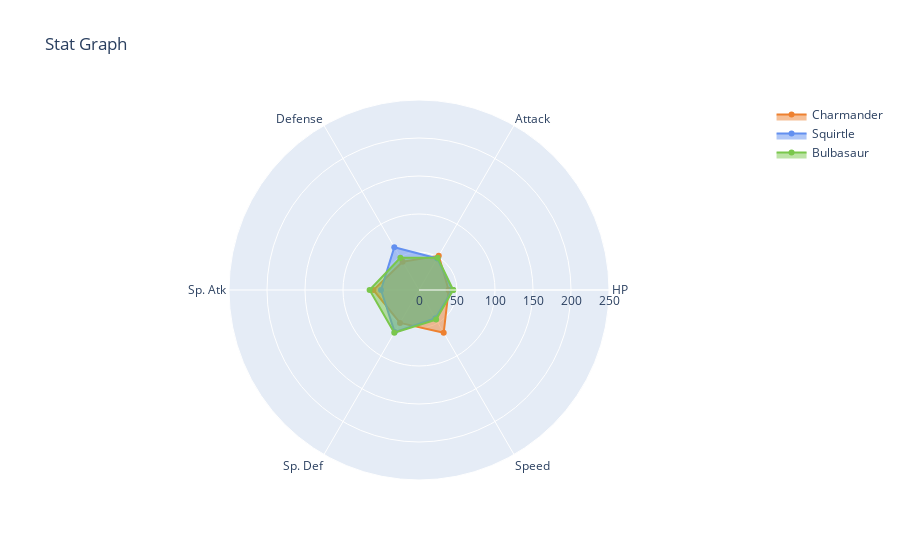

Here is the notebook cell this chart was saved with:
### Code cell
pkmn1= plot_pkmn_stats('Charmander')
pkmn2= plot_pkmn_stats('Squirtle')
pkmn3= plot_pkmn_stats('Bulbasaur')

gen1_stats = go.Figure(data=[pkmn1, pkmn2, pkmn3], layout=layout)
gen1_stats

### Figure 1 — Plotly figure (JSON) as saved in the notebook; plotly's stock layout.template omitted (floating-point values rounded to 4 significant figures)
{"data": [{"fill": "toself", "marker": {"color": "#EE8130"}, "name": "Charmander", "r": [39, 52, 43, 60, 50, 65, 39], "theta": ["HP", "Attack", "Defense", "Sp. Atk", "Sp. Def", "Speed", "HP"], "type": "scatterpolar"}, {"fill": "toself", "marker": {"color": "#6390F0"}, "name": "Squirtle", "r": [44, 48, 65, 50, 64, 43, 44], "theta": ["HP", "Attack", "Defense", "Sp. Atk", "Sp. Def", "Speed", "HP"], "type": "scatterpolar"}, {"fill": "toself", "marker": {"color": "#7AC74C"}, "name": "Bulbasaur", "r": [45, 49, 49, 65, 65, 45, 45], "theta": ["HP", "Attack", "Defense", "Sp. Atk", "Sp. Def", "Speed", "HP"], "type": "scatterpolar"}], "layout": {"autosize": true, "polar": {"angularaxis": {"type": "category"}, "radialaxis": {"autorange": false, "range": [0, 250], "type": "linear", "visible": true}}, "showlegend": true, "title": {"text": "Stat Graph"}}}
